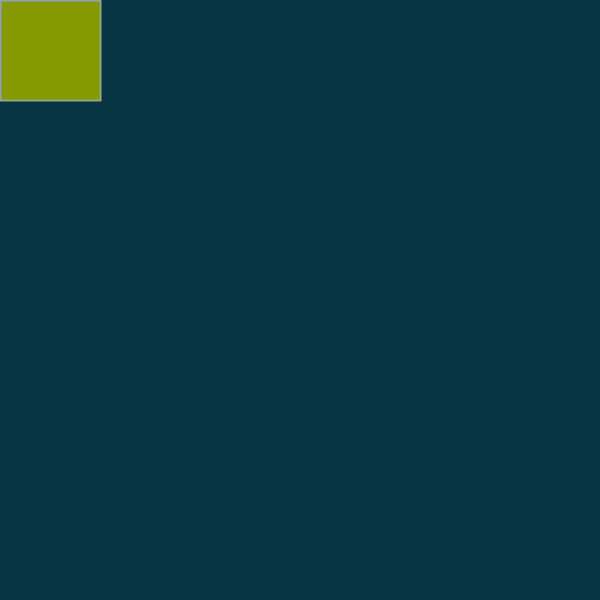
Frame 1 (no input)
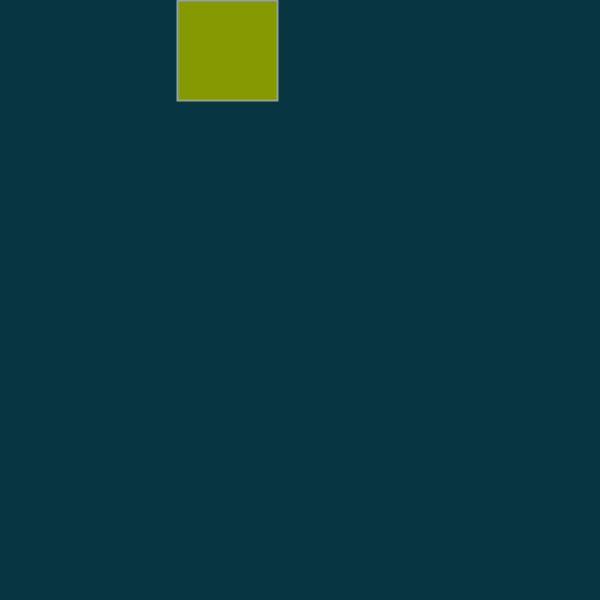
Frame 60 (the mouse pressed at the canvas centre just before this capture)
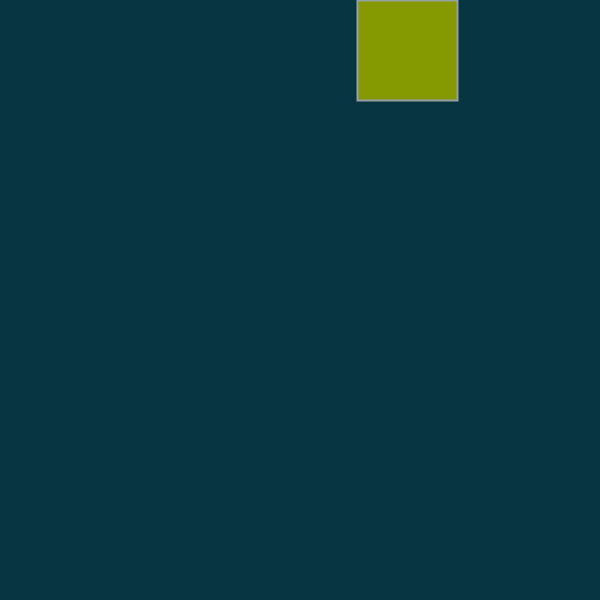
Frame 120 (the mouse held since frame 60 and released just before this capture)

The Processing sketch that drew these frames (run headless with seeded random() and noise(); from frame 60 on, the mouse is pressed at the canvas centre):

// Processing sketch: hw1a_animatedRect
// ── hw1a_animatedRect.pde
/**
  *@author: Ying Cui
 */

void setup()
{
  size(600,600);
}
int x = 0;
int y = 0;
int speed = 3;
int vx = speed;
int vy = 0;
void draw()
{
  background(7, 54, 66); // the color scheme of solarized can protect eyes.
  fill(133, 153, 0);
  //fill (R,G,B, TRANSPARENT10OR)
//rect like window
//rect
// trial patically
  stroke(147, 161, 161);
  strokeWeight(2);
  rect(x, y, 100, 100);
  x = x + vx;
  y = y + vy;
  if (x > 499)
  {
    vx = 0;
    vy = speed;
  }
  if (y > 499)
  {
    vy = 0;
    vx = -speed;
  }
  if (x < 1)
  {
    vx = 0;
    vy = -speed;
  }
  if (y < 0)
  {
    y = 0;
    vy = 0;
    vx = speed;
  }  
}
